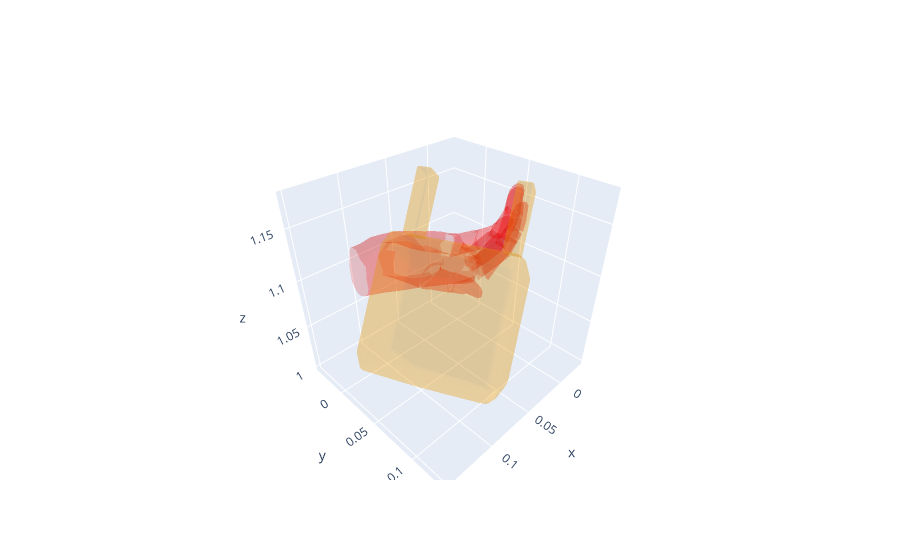

The notebook cell saved with this chart:
### Markdown cell above
## Viz Src + Target

### Code cell
print("Plotting TARGET and SOURCE together...")

vis_data = source_model.get_plotly_data(q=sample_grasp_q, color='red', opacity=0.2)
target_gripper_mesh_data = target_model.get_plotly_data(q=best_q.unsqueeze(0).float().to(device), color='orange', opacity=0.2)
vis_data += target_gripper_mesh_data
fig = go.Figure(data=vis_data)
fig.show()
